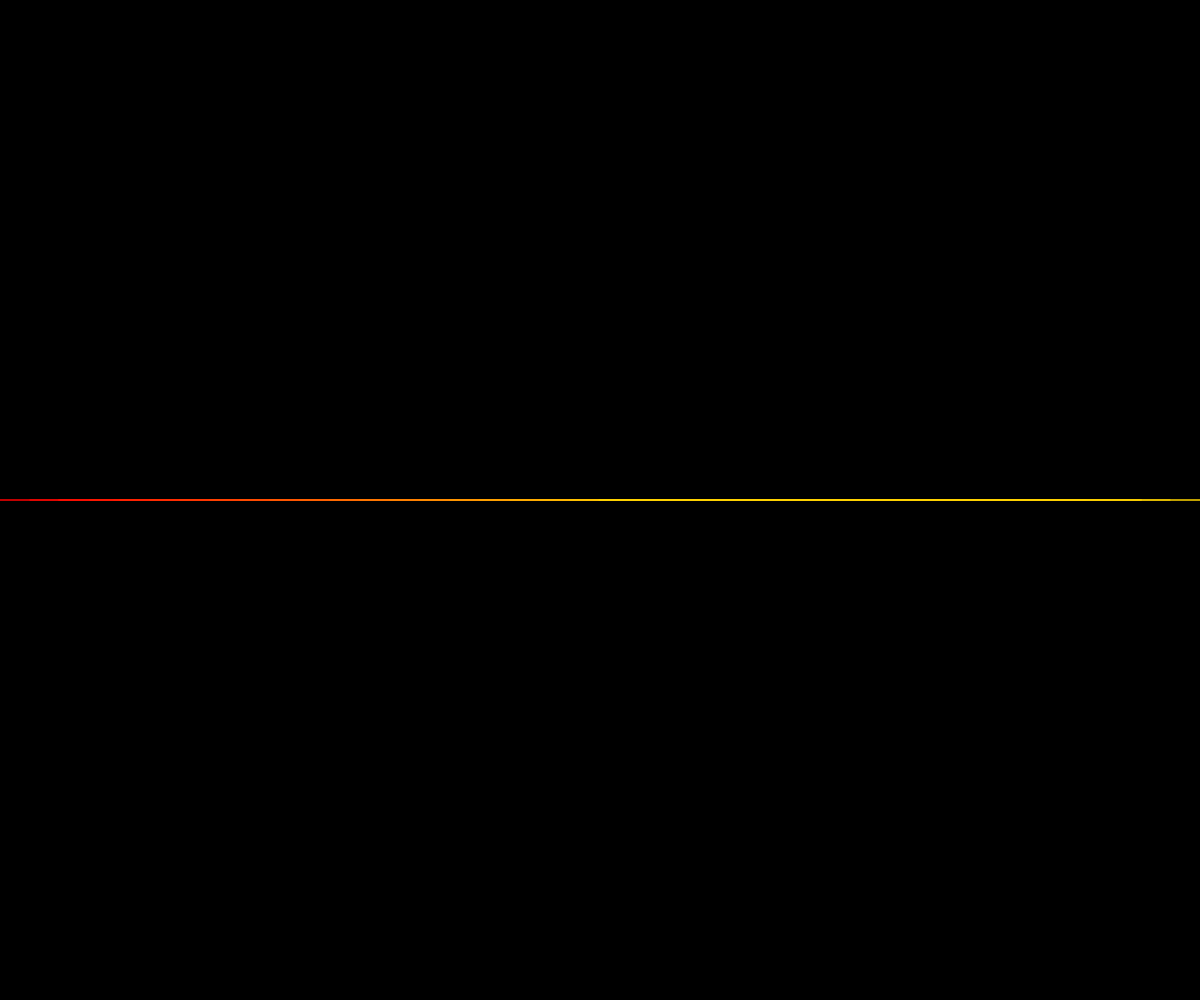
Frame 1 (no input)
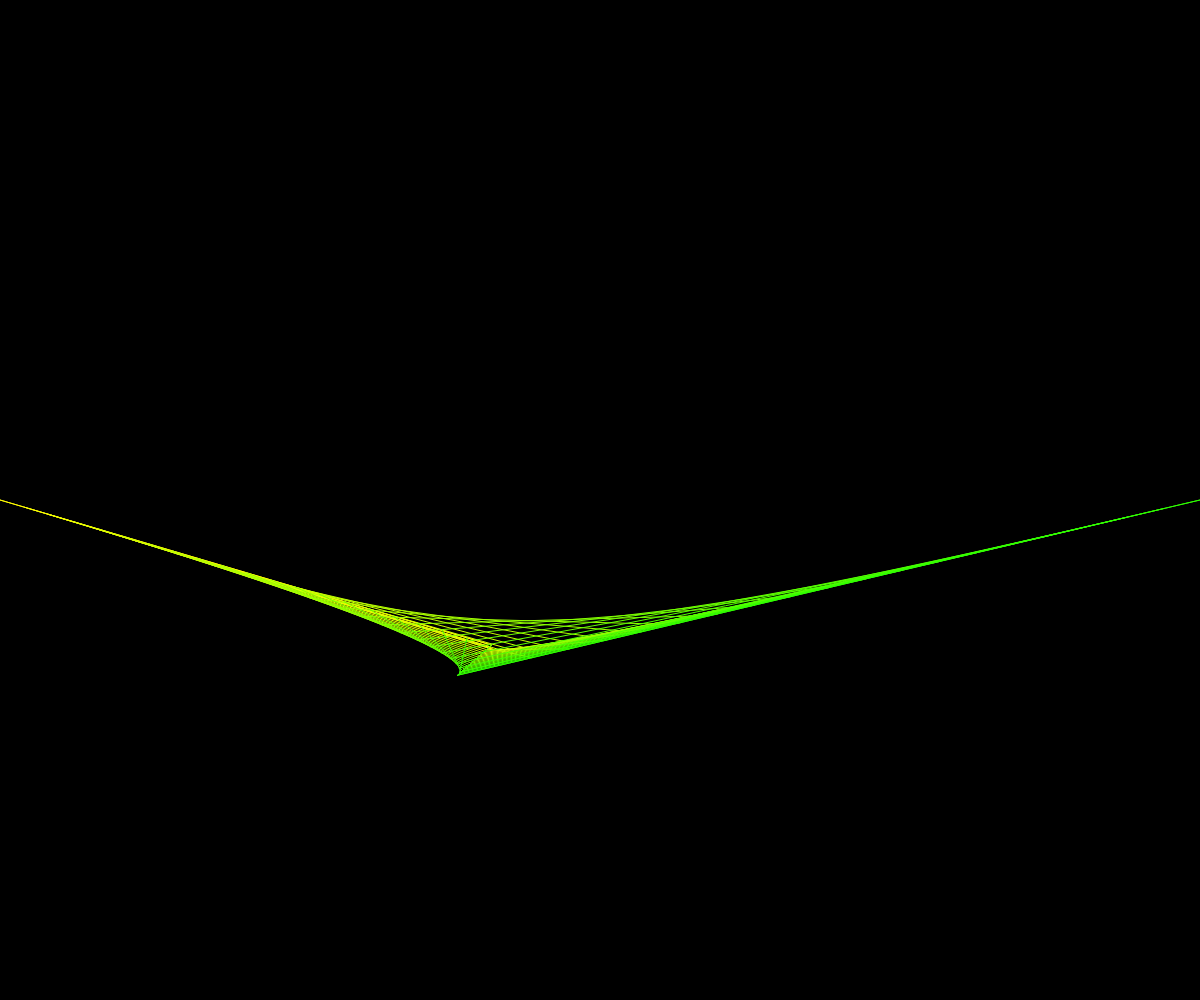
Frame 60 (no input)
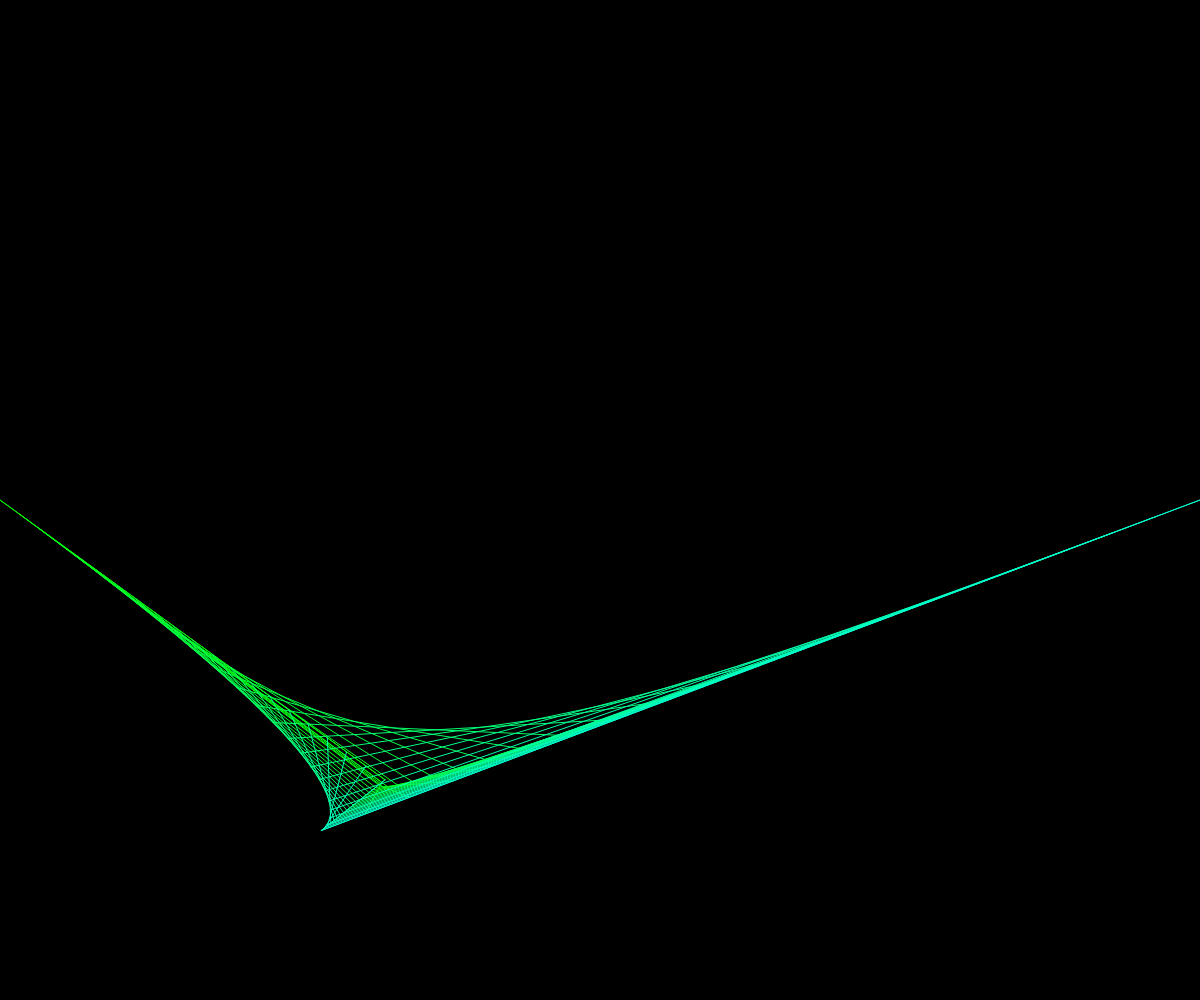
Frame 120 (the mouse pressed at the canvas centre since frame 60)

The p5.js sketch that drew these frames (run headless with seeded random() and noise() and a simulated clock; from frame 60 on, the mouse is pressed at the canvas centre):

// p5.js sketch
// ── sketch.js
let p0, p1, p2;
let xof = 0;

function setup() {
  createCanvas(windowWidth, windowHeight);
  p0 = new Particle(0, 0);
  p1 = new Particle(250, 500);
  p2 = new Particle(350, 0);
  p3 = new Particle(width, 0);
}

function draw() {
  translate(0, height / 2);
  background(0);
  stroke(255);
  strokeWeight(1);
  //line(p0.x, p0.y, p1.x, p1.y);

  p1.update();
  p2.update();

  let delta = 0.05;
  colorMode(HSB);

  noFill();
  for (let t = 0; t <= 1.00001; t += delta) {
    stroke(t * 50 + xof, 255, 255);
    // line(x1, y1, x2, y2);
    let v = cubic(p0, p1, p2, p3, t);
  }

  xof += 1;
}

function cubic(p0, p1, p2, p3, t) {
  let v1 = quadratic(p0, p1, p2, t);
  let v2 = quadratic(p1, p2, p3, t);
  let x = lerp(v1.x, v2.x, t);
  let y = lerp(v1.y, v2.y, t);

  line(v1.x, v1.y, v2.x, v2.y);
  return createVector(x, y);
}

function quadratic(p0, p1, p2, t) {
  let x1 = lerp(p0.x, p1.x, t);
  let y1 = lerp(p0.y, p1.y, t);
  let x2 = lerp(p1.x, p2.x, t);
  let y2 = lerp(p1.y, p2.y, t);
  let x = lerp(x1, x2, t);
  let y = lerp(y1, y2, t);

  line(x1, y1, x2, y2);
  return createVector(x, y);
}

// ── particle.js
class Particle {
  constructor(x, y) {
    this.x = x;
    this.y = y;
    this.yweight = random(-0.01, 0.01);
    this.yoffset = 0;
    this.xweight = random(-0.01, 0.01);
    this.xoffset = 0;
  }

  update() {
    // this.x += noise(this.yoffset);

    this.y = map(sin(this.yoffset), 0, 1, 0, height / 2);

    this.x = map(sin(this.xoffset), 0, 1, width / 2, width);

    this.yoffset += this.yweight;
    this.xoffset += this.xweight;
  }
}
